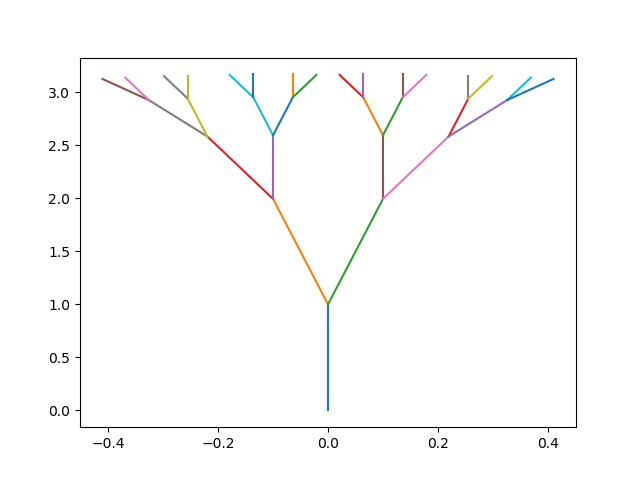

The Python source for this figure:
# %matplotlib inline
from math import sin, cos
from matplotlib import pyplot as plt
from argparse import ArgumentParser


def grow_tree(new_branch, current_branch, branch_size, angle):
    new_branch.append([current_branch[0]+branch_size*sin(current_branch[2]+angle),
                       current_branch[1]+branch_size*cos(current_branch[2]+angle),
                       current_branch[2]+angle])
    return new_branch


def plot_tree(current_branch, new_branch, direction):
    plt.plot([current_branch[0], new_branch[direction][0]],
             [current_branch[1], new_branch[direction][1]])
    

def the_tree(number_of_forks, branch_size, angle, decrease_size, no_plot):
    plt.plot([0,0],[0,1])
    current_branch=[[0,1,0]]
    right= -2
    left= -1
    
    for i in range(number_of_forks):
        new_branch=[]
        for j in range(len(current_branch)):
            grow_tree(new_branch, current_branch[j], branch_size, -angle)
            grow_tree(new_branch, current_branch[j], branch_size, angle)
            
            if no_plot == False:
                plot_tree(current_branch[j], new_branch, right)
                plot_tree(current_branch[j], new_branch, left)

        current_branch=new_branch
        branch_size*= decrease_size

    if no_plot == False:
        plt.savefig('tree.png')
        

if __name__ == "__main__":

    parser = ArgumentParser(description="Growing colorful trees")
    
    parser.add_argument('number_of_forks', 
                        help= "Number of forks in total that you want your tree to grow")
    parser.add_argument('branch_size', 
                        help= "Initial branch size")
    parser.add_argument('angle', 
                        help= "Angle of separation between branches")
    parser.add_argument('decrease_size', 
                        help= "Decrease the size of the branches in following forks")
    parser.add_argument('--no_plot', '-p', action="store_true", 
                        help= "Add this argument if you do not want a plot of the tree" )


    arguments = parser.parse_args()
    
    number_of_forks = int(arguments.number_of_forks)
    branch_size = float(arguments.branch_size)
    angle = float(arguments.angle)
    decrease_size = float(arguments.decrease_size)
    
    the_tree(number_of_forks, branch_size, angle, decrease_size, arguments.no_plot)